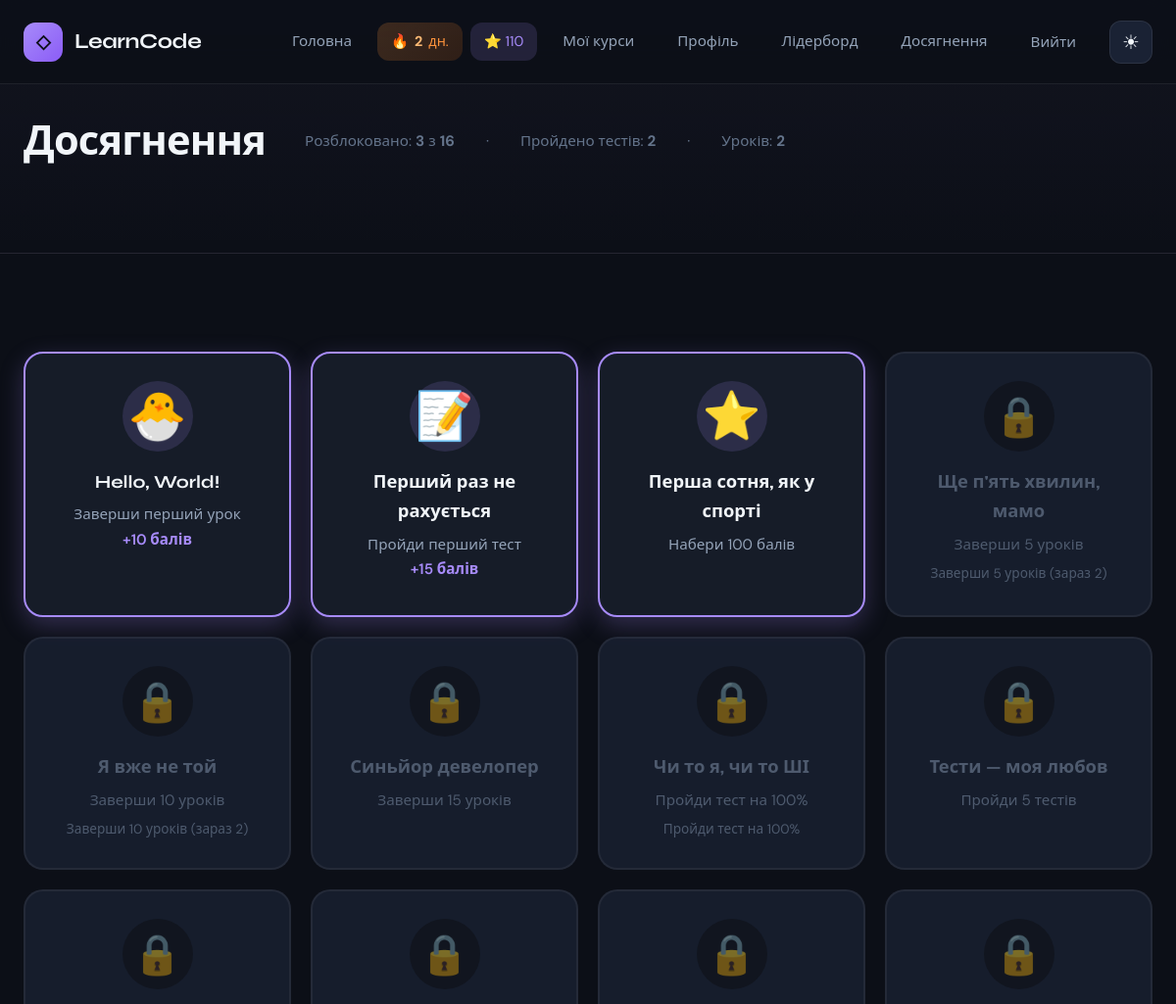
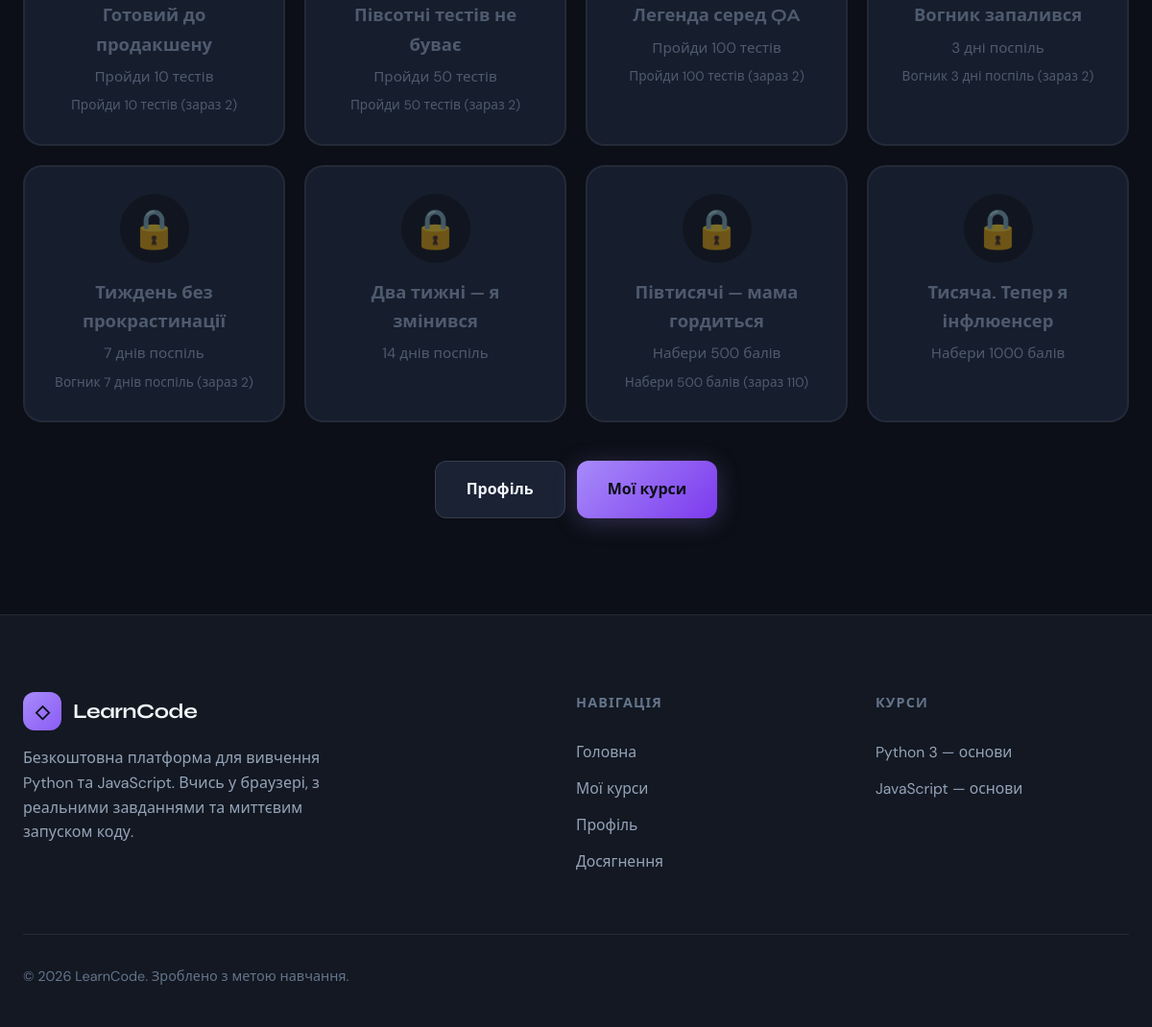
The page /achievements/ (signed in) on the database its author committed (2 pictures, top to bottom).
### courses/models.py (models this page shows, shortened)
class Achievement(models.Model):
    name = models.CharField('Назва', max_length=150)
    slug = models.SlugField(unique=True)
    description = models.TextField('Опис', blank=True)
    icon = models.CharField('Іконка', max_length=20, default='🏆')
    points_reward = models.PositiveIntegerField('Бонус балів', default=0)
    condition_type = models.CharField(
        'Умова',
        max_length=50,
        choices=[
            ('first_lesson', 'Перший завершений урок'),
            ('lessons_5', '5 уроків'),
            ('lessons_10', '10 уроків'),
            ('lessons_15', '15 уроків'),
            ('quiz_perfect', 'Ідеальний тест'),
            ('first_quiz', 'Перший пройдений тест'),
            ('quizzes_5', '5 пройдених тестів'),
            ('quizzes_10', '10 пройдених тестів'),
            ('quizzes_50', '50 пройдених тестів'),
            ('quizzes_100', '100 пройдених тестів'),
            ('streak_3', 'Вогник 3 дні'),
            ('streak_7', 'Вогник 7 днів'),
            ('streak_14', 'Вогник 14 днів'),
            ('points_100', '100 балів'),
            ('points_500', '500 балів'),
            ('points_1000', '1000 балів'),
        ],
        default='first_lesson',
    )
    order = models.PositiveIntegerField('Порядок', default=0)
    class Meta:
        ordering = ['order', 'name']
        verbose_name = 'Досягнення'
        verbose_name_plural = 'Досягнення'

class GameProfile(models.Model):
    session_key = models.CharField('Сесія', max_length=40, unique=True, null=True, blank=True)
    user = models.OneToOneField(
        User, on_delete=models.CASCADE, null=True, blank=True, related_name='game_profile'
    )
    avatar = models.ImageField('Фото', upload_to=avatar_upload_to, null=True, blank=True)
    points = models.PositiveIntegerField('Бали', default=0)
    streak_days = models.PositiveIntegerField('Вогник (дні поспіль)', default=0)
    last_activity_date = models.DateField('Остання активність', null=True, blank=True)
    league = models.ForeignKey(
        League, on_delete=models.SET_NULL, null=True, blank=True, related_name='profiles'
    )
    created_at = models.DateTimeField(auto_now_add=True)
    updated_at = models.DateTimeField(auto_now=True)
    class Meta:
        verbose_name = 'Ігровий профіль'
        verbose_name_plural = 'Ігрові профілі'

class Course(models.Model):
    LANG_CHOICES = [
        ('python', 'Python'),
        ('javascript', 'JavaScript'),
    ]
    title = models.CharField('Назва', max_length=200)
    slug = models.SlugField(unique=True)
    language = models.CharField('Мова', max_length=20, choices=LANG_CHOICES)
    short_description = models.CharField('Короткий опис', max_length=300)
    description = models.TextField('Опис')
    duration_hours = models.PositiveIntegerField('Тривалість (год)', default=24)
    level = models.CharField('Рівень', max_length=50, default='Початковий')
    order = models.PositiveIntegerField('Порядок', default=0)
    icon = models.CharField('Іконка/емодзі', max_length=10, default='🐍')
    color = models.CharField('Колір (hex)', max_length=7, default='#3776ab')  # Python blue / JS yellow
    is_published = models.BooleanField('Опубліковано', default=True)
    created_at = models.DateTimeField(auto_now_add=True)
    class Meta:
        ordering = ['order', 'title']
        verbose_name = 'Курс'
        verbose_name_plural = 'Курси'

### courses/views.py (the view)
# urls.py: path('achievements/', views.achievements_list, name='achievements_list'),
@login_required
def achievements_list(request):
    from .services import check_and_award_achievements
    profile = get_or_create_profile(request)
    check_and_award_achievements(request, profile)
    earned_ids = set(
        UserAchievement.objects.filter(user=request.user).values_list('achievement_id', flat=True)
    )
    all_ordered = list(Achievement.objects.all().order_by('order', 'name'))
    all_achievements = [a for a in all_ordered if a.id in earned_ids] + [a for a in all_ordered if a.id not in earned_ids]
    return render(request, 'courses/achievements_list.html', {
        'all_achievements': all_achievements,
        'earned_ids': earned_ids,
        'quizzes_passed': count_quizzes_passed(request),
        'completed_lessons': count_completed_lessons(request),
        'profile': profile,
    })

### courses/context_processors.py (called while the page is built)
def courses_list(request):
    return {
        'courses_list': Course.objects.filter(is_published=True).order_by('order')[:5],
    }

def user_profile(request):
    if not request.user.is_authenticated:
        return {'user_streak': 0, 'user_points': 0}
    try:
        profile = GameProfile.objects.get(user=request.user)
        return {'user_streak': profile.streak_days, 'user_points': profile.points}
    except GameProfile.DoesNotExist:
        return {'user_streak': 0, 'user_points': 0}

### courses/services.py (called while the page is built, shortened)
def get_player_id(request):
    if request.user.is_authenticated:
        return None, request.user
    return request.session.session_key, None

def get_or_create_profile(request):
    session_key, user = get_player_id(request)
    if user:
        profile, _ = GameProfile.objects.get_or_create(user=user, defaults={'session_key': None})
    return profile

def count_completed_lessons(request):
    session_key, user = get_player_id(request)
    qs = UserProgress.objects.filter(completed=True)
    if user:
        qs = qs.filter(user=user)
    else:
        qs = qs.filter(session_key=session_key)
    return qs.count()

def count_quizzes_passed(request):
    if not request.user.is_authenticated:
        return 0
    return QuizAttempt.objects.filter(
        user=request.user,
        is_practice=False
    ).values('quiz').distinct().count()

def count_ai_quizzes_passed(request):
    if not request.user.is_authenticated:
        return 0
    from django.db.models import Count
    return AILessonQuizAttempt.objects.filter(
        user=request.user
    ).values('lesson', 'question_type').distinct().count()

def count_tests_passed(request):
    return count_quizzes_passed(request) + count_ai_quizzes_passed(request)

### templates/courses/achievements_list.html (shortened to what this page needs)
{% extends 'base.html' %}
{% load static %}
{% block content %}
<section class="page-hero">
  <div class="container">
    <h1>Досягнення</h1>
    <p class="page-hero-stats" style="margin-top: 12px;">
      <span>Розблоковано: <strong>{{ earned_ids|length }}</strong> з <strong>{{ all_achievements|length }}</strong></span>
      <span>·</span>
      <span>Пройдено тестів: <strong>{{ quizzes_passed }}</strong></span>
      <span>·</span>
      <span>Уроків: <strong>{{ completed_lessons }}</strong></span>
    </p>
  </div>
</section>
<section class="section achievements-section">
  <div class="container">
    <div class="achievements-page-grid">
      {% for ach in all_achievements %}
      <div class="achievement-card {% if ach.id in earned_ids %}achievement-card--unlocked{% else %}achievement-card--locked{% endif %}">
        <div class="achievement-card-icon-wrap">
          {% if ach.id in earned_ids %}
          <span class="achievement-card-icon">{{ ach.icon }}</span>
          {% else %}
          <span class="achievement-card-icon achievement-card-icon--locked" title="Ще не розблоковано">🔒</span>
          {% endif %}
        </div>
        <h3 class="achievement-card-title">{{ ach.name }}</h3>
        <p class="achievement-card-desc">
          {% if ach.id in earned_ids %}
          {{ ach.description }}
          {% if ach.points_reward %}<span class="achievement-reward">+{{ ach.points_reward }} балів</span>{% endif %}
          {% else %}
          {{ ach.description }}
          {% endif %}
        </p>
        {% if not ach.id in earned_ids %}
        <p class="achievement-card-condition">
          {% if ach.condition_type == 'quiz_perfect' %}Пройди тест на 100%{% endif %}
          {% if ach.condition_type == 'quizzes_10' %}Пройди 10 тестів (зараз {{ quizzes_passed }}){% endif %}
          {% if ach.condition_type == 'quizzes_50' %}Пройди 50 тестів (зараз {{ quizzes_passed }}){% endif %}
          {% if ach.condition_type == 'quizzes_100' %}Пройди 100 тестів (зараз {{ quizzes_passed }}){% endif %}
          {% if ach.condition_type == 'lessons_5' %}Заверши 5 уроків (зараз {{ completed_lessons }}){% endif %}
          {% if ach.condition_type == 'lessons_10' %}Заверши 10 уроків (зараз {{ completed_lessons }}){% endif %}
          {% if ach.condition_type == 'streak_3' %}Вогник 3 дні поспіль (зараз {{ profile.streak_days }}){% endif %}
          {% if ach.condition_type == 'streak_7' %}Вогник 7 днів поспіль (зараз {{ profile.streak_days }}){% endif %}
          {% if ach.condition_type == 'points_500' %}Набери 500 балів (зараз {{ profile.points }}){% endif %}
        </p>
        {% endif %}
      </div>
      {% empty %}
      <p class="text-muted">Досягнень поки немає. Запусти <code>python manage.py load_gamification</code>.</p>
      {% endfor %}
    </div>
    <div class="achievements-actions">
      <a href="{% url 'dashboard' %}" class="btn btn-secondary">Профіль</a>
      <a href="{% url 'course_list' %}" class="btn btn-primary">Мої курси</a>
    </div>
  </div>
</section>
{% endblock %}

### templates/base.html (shortened to what this page needs)
{% load static %}
<!DOCTYPE html>
<html lang="uk" data-theme="dark">
<head>
  <link rel="stylesheet" href="{% static 'css/main.css' %}">
</head>
<body>
  <header class="site-header" id="site-header">
    <div class="container header-inner">
      <a href="{% url 'home' %}" class="logo">
        <span class="logo-icon">◇</span>
        <span class="logo-text">LearnCode</span>
      </a>
      <nav class="nav" id="nav">
        <a href="{% url 'home' %}">Головна</a>
        {% if user.is_authenticated %}
        <span class="header-streak" title="Вогник: дні навчання поспіль">🔥 <strong>{{ user_streak }}</strong> дн.</span>
        <span class="header-points" title="Нараховані бали">⭐ {{ user_points }}</span>
        <a href="{% url 'course_list' %}">Мої курси</a>
        <a href="{% url 'dashboard' %}">Профіль</a>
        <a href="{% url 'leaderboard' %}">Лідерборд</a>
        <a href="{% url 'achievements_list' %}">Досягнення</a>
        <form method="post" action="{% url 'logout' %}" class="nav-logout-form">
          <button type="submit" class="nav-logout-btn">Вийти</button>
        </form>
        {% else %}
        <a href="{% url 'login' %}">Увійти</a>
        <a href="{% url 'register' %}">Реєстрація</a>
        {% endif %}
        <button type="button" class="theme-toggle" id="theme-toggle" aria-label="Світлий режим">
          <span class="theme-icon theme-icon-sun" aria-hidden="true">☀</span>
        </button>
      </nav>
    </div>
  </header>
  <main class="main-content">
    {% block content %}{% endblock %}
  </main>
  <footer class="site-footer">
    <div class="container">
      <div class="footer-grid">
        <div class="footer-brand">
          <a href="{% url 'home' %}" class="logo">
            <span class="logo-icon">◇</span>
            <span class="logo-text">LearnCode</span>
          </a>
          <p>Безкоштовна платформа для вивчення Python та JavaScript. Вчись у браузері, з реальними завданнями та миттєвим запуском коду.</p>
        </div>
        <div class="footer-col">
          <h4>Навігація</h4>
          <ul>
            <li><a href="{% url 'home' %}">Головна</a></li>
            {% if user.is_authenticated %}
            <li><a href="{% url 'course_list' %}">Мої курси</a></li>
            <li><a href="{% url 'dashboard' %}">Профіль</a></li>
            <li><a href="{% url 'achievements_list' %}">Досягнення</a></li>
            {% else %}
            <li><a href="{% url 'login' %}">Увійти</a></li>
            <li><a href="{% url 'register' %}">Реєстрація</a></li>
            {% endif %}
          </ul>
        </div>
        <div class="footer-col">
          <h4>Курси</h4>
          <ul>
            {% for c in courses_list %}
            <li><a href="{% if user.is_authenticated %}{% url 'course_detail' slug=c.slug %}{% else %}{% url 'register' %}{% endif %}">{{ c.title }}</a></li>
            {% empty %}
            <li><a href="{% url 'home' %}#courses">Python та JavaScript</a></li>
            {% endfor %}
          </ul>
        </div>
      </div>
      <div class="footer-bottom">
        <p class="footer-copy">© 2026 LearnCode. Зроблено з метою навчання.</p>
      </div>
    </div>
  </footer>
</body>
</html>

### rows shown on the page
Achievement: icon "🐣", name "Hello, World!", description "Заверши перший урок", points_reward "10"
Achievement: icon "📝", name "Перший раз не рахується", description "Пройди перший тест", points_reward "15"
Achievement: icon "⭐", name "Перша сотня, як у спорті", description "Набери 100 балів"
Achievement: name "Ще п'ять хвилин, мамо", description "Заверши 5 уроків", id "2"
Achievement: name "Я вже не той", description "Заверши 10 уроків", order "2"
Achievement: name "Синьйор девелопер", description "Заверши 15 уроків"
Achievement: name "Чи то я, чи то ШІ", description "Пройди тест на 100%", condition_type "Пройди тест на 100%"
Achievement: name "Тести — моя любов", description "Пройди 5 тестів"
Achievement: name "Готовий до продакшену", description "Пройди 10 тестів", quizzes_passed "2"
Achievement: name "Півсотні тестів не буває", description "Пройди 50 тестів", quizzes_passed "2"
Achievement: name "Легенда серед QA", description "Пройди 100 тестів", quizzes_passed "2"
Achievement: name "Вогник запалився", description "3 дні поспіль"
GameProfile: streak_days "2", points "110"
Achievement: name "Тиждень без прокрастинації", description "7 днів поспіль"
Achievement: name "Два тижні — я змінився", description "14 днів поспіль"
Achievement: name "Півтисячі — мама гордиться", description "Набери 500 балів"
Achievement: name "Тисяча. Тепер я інфлюенсер", description "Набери 1000 балів"
Course: title "Python 3 — основи"
Course: title "JavaScript — основи"

### other values the page prints
{{ user_streak }} "2"
{{ user_points }} "110"
{{ earned_ids|length }} "3"
{{ all_achievements|length }} "16"
{{ quizzes_passed }} "2"
{{ completed_lessons }} "2"
